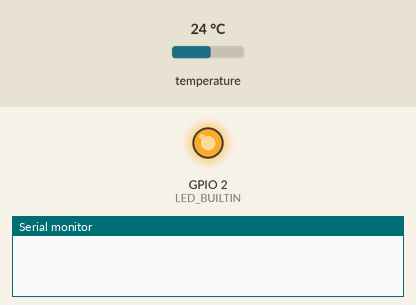
A sketch run on a simulated ESP32. On the bench: output pins drawn as LEDs (lit = HIGH), the last lines printed to the serial monitor. The test bench sets the inputs (shaded band); at power-on: temperature 24 °C.

Above: at 0.16 s.
At 2.3 s:
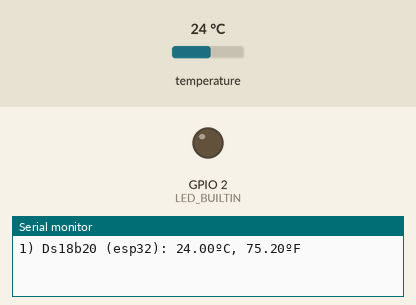
Timing chart, 0 to 5.7 s (numbered marks = the images above):
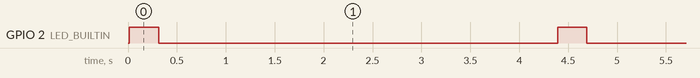

Measured:
- by itself, GPIO 2 (LED_BUILTIN): alternates HIGH for 0.30 s and LOW for 4.1 s

The sketch:

ds18b20.ino
```cpp
/*********
  Rui Santos
  Complete project details at https://RandomNerdTutorials.com
*********/

#include <OneWire.h>
#include <DallasTemperature.h>

// GPIO where the DS18B20 is connected to
const int oneWireBus = 4;
int idx = 0;

// Setup a oneWire instance to communicate with any OneWire devices
OneWire oneWire(oneWireBus);

// Pass our oneWire reference to Dallas Temperature sensor
DallasTemperature sensors(&oneWire);

void setup() {
  // Start the Serial Monitor
  Serial.begin(115200);
  // Start the DS18B20 sensor
  sensors.begin();

  pinMode(LED_BUILTIN, OUTPUT);
}

void loop() {
  digitalWrite(LED_BUILTIN, 1);
  delay(300);
  digitalWrite(LED_BUILTIN, 0);
  delay(300);

  idx++;
  sensors.requestTemperatures();
  float temperatureC = sensors.getTempCByIndex(0);
  float temperatureF = sensors.getTempFByIndex(0);
  Serial.printf("%d) Ds18b20 (esp32): ", idx);
  Serial.print(temperatureC);
  Serial.print("ºC, ");
  Serial.print(temperatureF);
  Serial.println("ºF");
  delay(3000);
}
```
